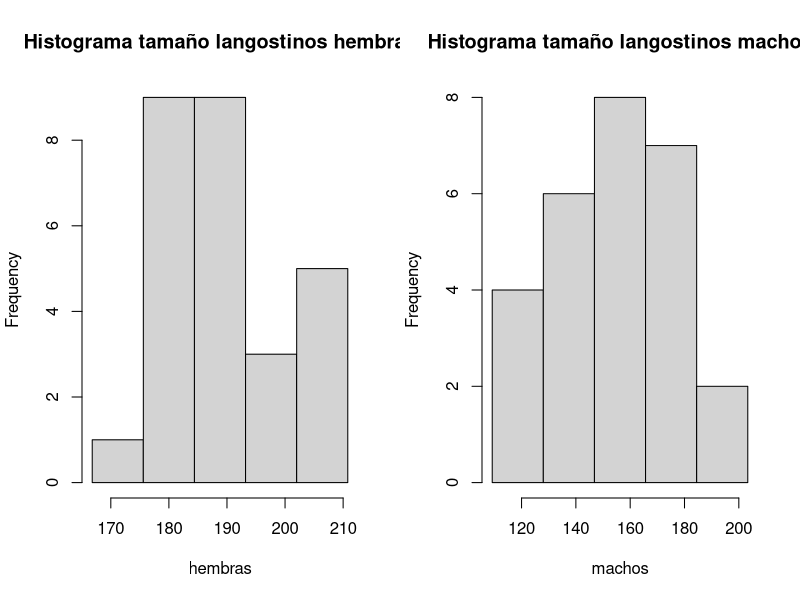
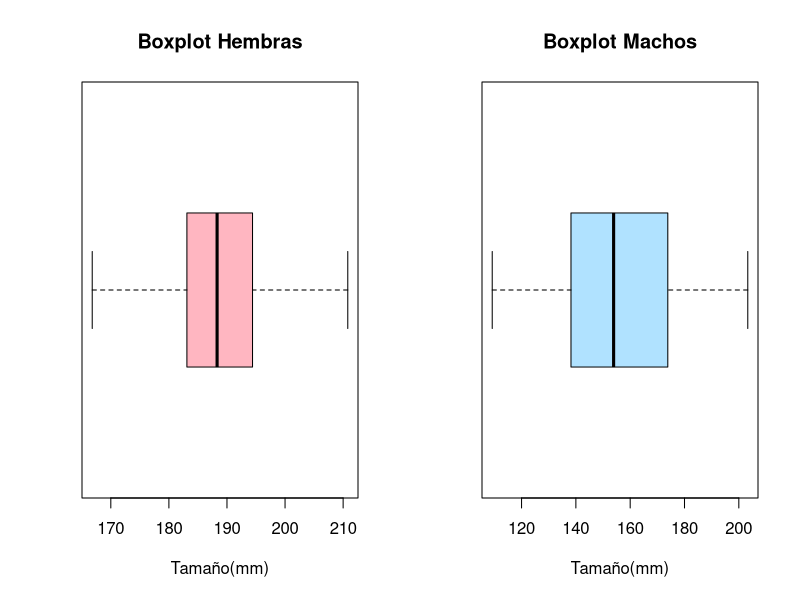
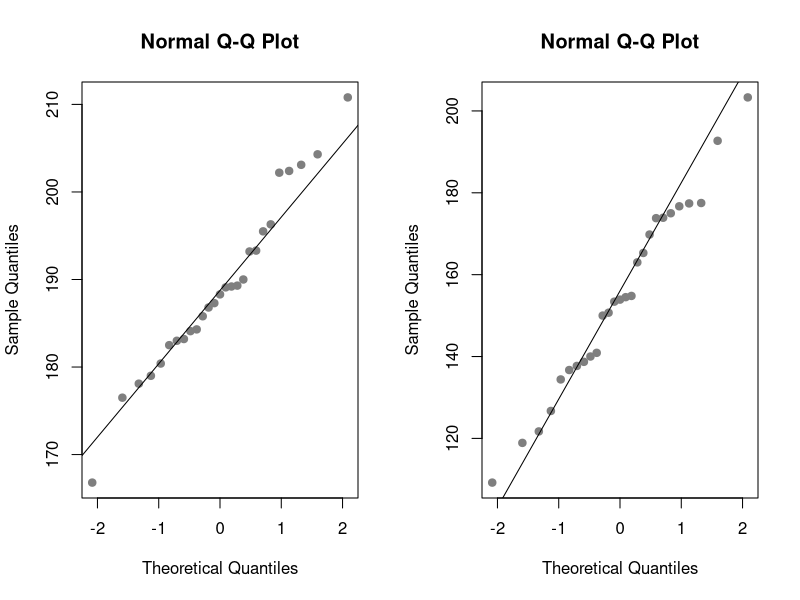
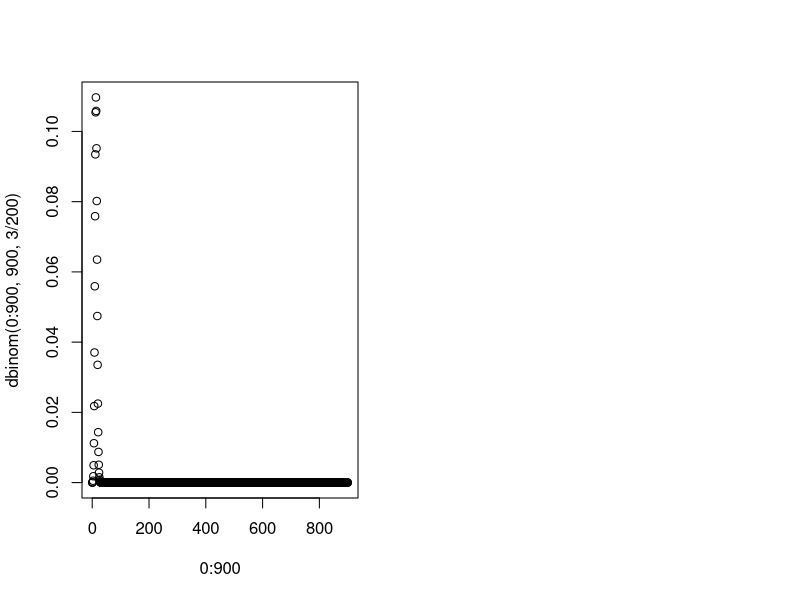

R code for these plots, in order:
## ---- chunk 1
knitr::opts_chunk$set(echo = TRUE)
## ---- chunk 2
hembras<- c(183.2, 182.5, 166.8, 184.1, 190.0, 196.3, 183.0,	178.1, 193.3, 204.3, 193.2, 187.3,176.5, 180.4, 185.8, 179.0, 184.3, 189.3, 188.3, 189.2, 195.5, 186.8, 189.1, 202.4, 202.2,203.1,210.8)
machos<- c(140.9, 173.9, 118.9, 121.7, 177.4, 140.0, 173.8, 154.8, 192.7, 154.5, 177.5, 134.4, 109.2, 153.4, 175.0, 150.7, 138.7, 169.8, 203.3,	136.7, 153.9, 163.0, 165.3, 176.7, 137.7, 126.7,	150.0) 

par(mfrow=c(1,2))



hist(hembras, breaks=seq(166.8,210.8,by=8.8), main="Histograma tamaño langostinos hembras")
hist(machos, breaks=seq(109.2,203.3,by=18.82), main="Histograma tamaño langostinos machos")

cat("Analisis: \n Machos: Presenta coeficiente de asimetria positiva lo que nos indica que la mayor concentración de datos está en los primeros cuartiles, desde 146.84 - 165.66 ")


## ---- chunk 3

cat("La media de los machos es: ", mean(machos),", y su desviación estandar es: ", sd(machos))
cat("La media de las hembras es: ", mean(hembras),", y su desviación estandar es: ", sd(hembras))
## ---- chunk 4
z<- 1.98

mediaH<-mean(hembras)
nH<- length(hembras)
desviacionH<- sd(hembras)
errorstH<-desviacionH/sqrt(nH)

lim_infH<- mediaH-(z*errorstH)
lim_supH<- mediaH+(z*errorstH)


mediaM<-mean(machos)
nM<- length(machos)
desviacionM<- sd(machos)
errorstM<-desviacionM/sqrt(nM)

lim_infM<- mediaM-(z*errorstM)
lim_supM<- mediaM+(z*errorstM)

##interval_mM<- data.frame(nM,mediaM,desviacionM,errorstM,lim_infM,lim_supM)
##interval_mM
cat("El valor inferior del intervalo de confianza de la media de las hembras es:",lim_infH,".\nEl valor superior del intervalo de confianza de la media de las hembras es:",lim_supH)

cat("El valor inferior del intervalo de confianza de la media de los machos es:",lim_infM,".\nEl valor superior del intervalo de confianza de la media de los machos es:",lim_supM)
## ---- chunk 5
boxplot(hembras, horizontal = TRUE, main = "Boxplot Hembras", xlab = "Tamaño(mm)", col = "#FFB6C1")
cat("INTERPRETACION: ")
boxplot(machos, horizontal = TRUE, main = "Boxplot Machos",  xlab = "Tamaño(mm)", col = "#B0E2FF")
cat("INTERPRETACION: ")
## ---- chunk 6
qqnorm(hembras, pch = 19, col = "gray50")
qqline(hembras)

qqnorm(machos, pch = 19, col = "gray50")
qqline(machos)
## ---- chunk 7

# Binomial 
# x# de billetes falsos
# p: 3/200 q: 197/200 n:900
# p(x<=25)
sum( dbinom(0:25,900,3/200))
plot(0:900, dbinom(0:900,900,3/200))
